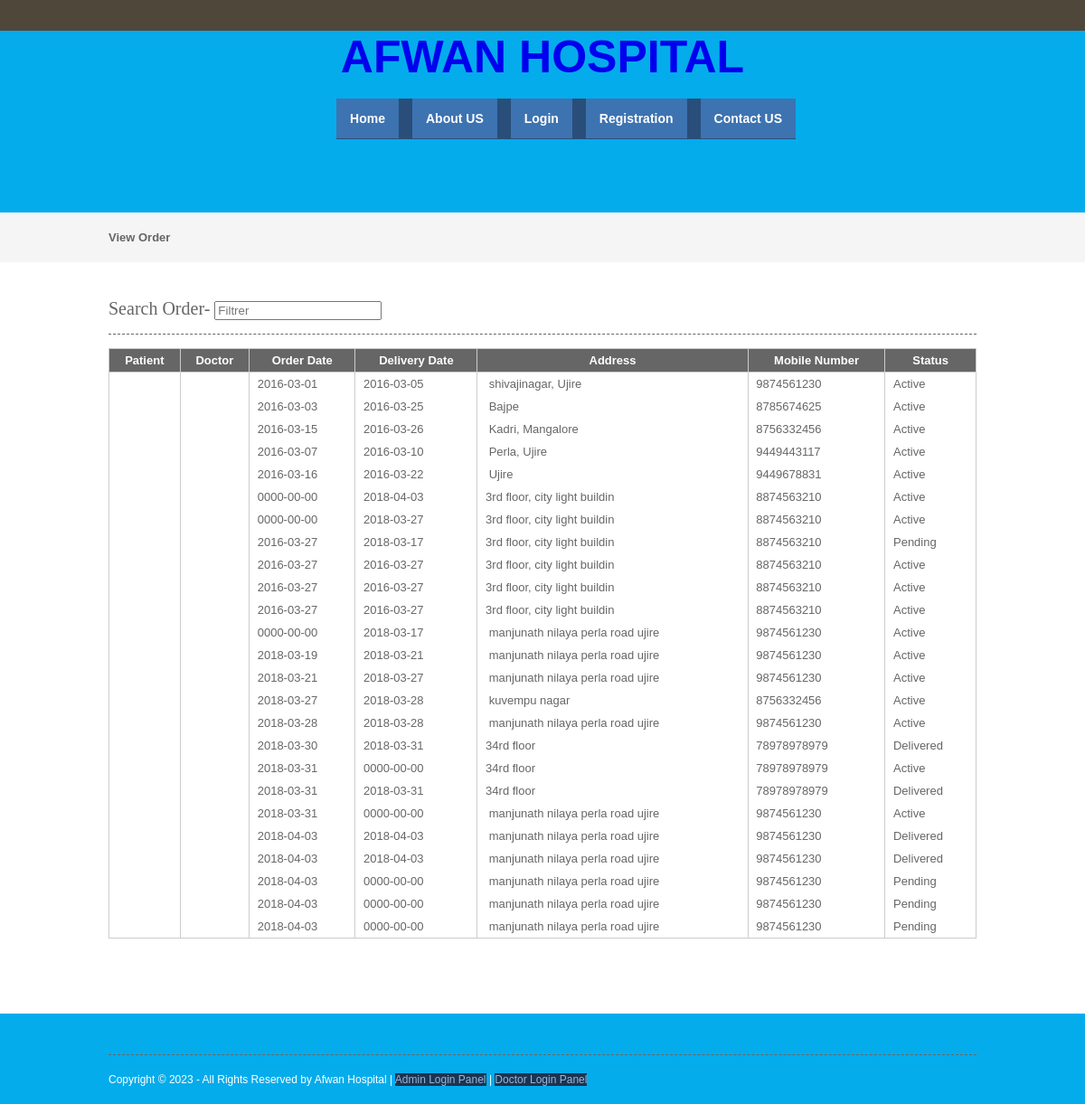
The page /vieworder.php on the database its author committed.
### tables this page shows
CREATE TABLE `orders` (
  `orderid` int(10) NOT NULL,
  `patientid` int(10) NOT NULL,
  `doctorid` int(10) NOT NULL,
  `prescriptionid` int(10) NOT NULL,
  `orderdate` date NOT NULL,
  `deliverydate` date NOT NULL,
  `address` text NOT NULL,
  `mobileno` varchar(15) NOT NULL,
  `note` text NOT NULL,
  `status` varchar(10) NOT NULL,
  `payment_type` varchar(20) NOT NULL,
  `card_no` varchar(20) NOT NULL,
  `cvv_no` varchar(5) NOT NULL,
  `expdate` date NOT NULL,
  `card_holder` varchar(50) NOT NULL
);

### vieworder.php (the view, shortened to what this page needs)
<?php
include("header.php");
include("dbconnection.php");
?>
<div class="wrapper col2">
  <div id="breadcrumb">
    <ul>
      <li class="first">View Order</li></ul>
  </div>
</div>
<div class="wrapper col4">
  <div id="container">
<section class="container">
<h2>Search Order- <input type="search" class="light-table-filter" data-table="order-table" placeholder="Filtrer" /></h2>
	<table class="order-table">
      <thead>
        <tr>
          <th>Patient</th>
          <th>Doctor</th>
          <th>Order Date</th>
          <th>Delivery Date</th>
          <th>Address</th>
          <th>Mobile Number</th>
          <th>Status</th>
        </tr>
        </thead>
         <tbody>
		 <?php
		$sql ="SELECT * FROM orders where orderid!='0' ";
		$qsql = mysqli_query($con,$sql);
		while($rs = mysqli_fetch_array($qsql))
		{
			$sqlpatient = "SELECT * FROM patient WHERE patientid='$rs[patientid]'";
			$qsqlpatient = mysqli_query($con,$sqlpatient);
			$rspatient = mysqli_fetch_array($qsqlpatient);
			$sqldoctor = "SELECT * FROM doctor WHERE doctorid='$rs[doctorid]'";
			$qsqldoctor = mysqli_query($con,$sqldoctor);
			$rsdoctor = mysqli_fetch_array($qsqldoctor);
        	echo "<tr>
          <td>&nbsp;$rspatient[patientname]</td>
          <td>&nbsp;$rsdoctor[doctorname]</td>
          <td>&nbsp;$rs[orderdate]</td>
          <td>&nbsp;$rs[deliverydate]</td>
		   <td>&nbsp;$rs[address]</td>
		    <td>&nbsp;$rs[mobileno]</td>
			 <td>&nbsp;";
			 if(isset($_SESSION[patientid]))
			{
				if($rs[status] == "Active")
				{
				echo "<a href='prescriptionorderreport.php?orderid=$rs[0]&prescriptionid=$rs[3]'>Orders</a>";
				}
				else
				{
				echo $rs[status];
				}
			}
			else
			{
				echo $rs[status];
			}
			 echo "</td>";
		echo "</tr>";
		}
		?>
      </tbody>
    </table>
    </section>
    <p>&nbsp;</p>
  </div>
</div>
<?php
include("footer.php");
?>

### layout/styles/layout.css (style rules this page uses)
html { overflow-y:scroll; }
body { margin:0; padding:0; font-size:13px; font-family:verdana, Arial, Helvetica, sans-serif; color:#FFFFFF; background-color:#4F473A; }
div.wrapper { display:block; width:100%; margin:0; text-align:left; }
.col2 { color:#666666; background-color:#F5F5F5; }
.col3, .col4 { color:#666666; background-color:#FFFFFF; }
#head, #gallery, #breadcrumb, #container, #footer { display:block; position:relative; width:960px; margin:0 auto; }
#breadcrumb { padding:20px 0; }
#breadcrumb ul { margin:0; padding:0; list-style:none; }
#breadcrumb ul li { display:inline; }
#breadcrumb ul li.first { font-weight:bold; }
#container { padding:40px 0; }
#container h1, #container h2, #container h3, #container h4, #container h5, #container h6 { margin:0 0 15px 0; padding:0 0 15px 0; line-height:normal; font-weight:normal; font-size:20px; font-family:Georgia, "Times New Roman", Times, serif; border-bottom:1px dashed #666666; }

### layout/styles/tables.css (style rules this page uses)
table { width:100%; border-collapse:collapse; table-layout:auto; vertical-align:top; margin-bottom:15px; border:1px solid #CCCCCC; }
table thead th { color:#FFFFFF; background-color:#666666; border:1px solid #CCCCCC; border-collapse:collapse; text-align:center; table-layout:auto; vertical-align:middle; }
table tbody td { vertical-align:top; border-collapse:collapse; border-left:1px solid #CCCCCC; border-right:1px solid #CCCCCC; }
table thead th, table tbody td { padding:5px; border-collapse:collapse; }

### rows shown on the page
orders: orderdate "2016-03-01", deliverydate "2016-03-05", address "shivajinagar, Ujire", mobileno "9874561230", status "Active"
orders: orderdate "2016-03-03", deliverydate "2016-03-25", address "Bajpe", mobileno "8785674625", status "Active"
orders: orderdate "2016-03-15", deliverydate "2016-03-26", address "Kadri, Mangalore", mobileno "8756332456", status "Active"
orders: orderdate "2016-03-07", deliverydate "2016-03-10", address "Perla, Ujire", mobileno "9449443117", status "Active"
orders: orderdate "2016-03-16", deliverydate "2016-03-22", address "Ujire", mobileno "9449678831", status "Active"
orders: orderdate "0000-00-00", deliverydate "2018-04-03", address "3rd floor, city light buildin", mobileno "8874563210", status "Active"
orders: orderdate "0000-00-00", deliverydate "2018-03-27", address "3rd floor, city light buildin", mobileno "8874563210", status "Active"
orders: orderdate "2016-03-27", deliverydate "2018-03-17", address "3rd floor, city light buildin", mobileno "8874563210", status "Pending"
orders: orderdate "2016-03-27", deliverydate "2016-03-27", address "3rd floor, city light buildin", mobileno "8874563210", status "Active"
orders: orderdate "2016-03-27", deliverydate "2016-03-27", address "3rd floor, city light buildin", mobileno "8874563210", status "Active"
orders: orderdate "2016-03-27", deliverydate "2016-03-27", address "3rd floor, city light buildin", mobileno "8874563210", status "Active"
orders: orderdate "0000-00-00", deliverydate "2018-03-17", address "manjunath nilaya perla road ujire", mobileno "9874561230", status "Active"
orders: orderdate "2018-03-19", deliverydate "2018-03-21", address "manjunath nilaya perla road ujire", mobileno "9874561230", status "Active"
orders: orderdate "2018-03-21", deliverydate "2018-03-27", address "manjunath nilaya perla road ujire", mobileno "9874561230", status "Active"
orders: orderdate "2018-03-27", deliverydate "2018-03-28", address "kuvempu nagar", mobileno "8756332456", status "Active"
orders: orderdate "2018-03-28", deliverydate "2018-03-28", address "manjunath nilaya perla road ujire", mobileno "9874561230", status "Active"
orders: orderdate "2018-03-30", deliverydate "2018-03-31", address "34rd floor", mobileno "78978978979", status "Delivered"
orders: orderdate "2018-03-31", deliverydate "0000-00-00", address "34rd floor", mobileno "78978978979", status "Active"
orders: orderdate "2018-03-31", deliverydate "2018-03-31", address "34rd floor", mobileno "78978978979", status "Delivered"
orders: orderdate "2018-03-31", deliverydate "0000-00-00", address "manjunath nilaya perla road ujire", mobileno "9874561230", status "Active"
orders: orderdate "2018-04-03", deliverydate "2018-04-03", address "manjunath nilaya perla road ujire", mobileno "9874561230", status "Delivered"
orders: orderdate "2018-04-03", deliverydate "2018-04-03", address "manjunath nilaya perla road ujire", mobileno "9874561230", status "Delivered"
orders: orderdate "2018-04-03", deliverydate "0000-00-00", address "manjunath nilaya perla road ujire", mobileno "9874561230", status "Pending"
orders: orderdate "2018-04-03", deliverydate "0000-00-00", address "manjunath nilaya perla road ujire", mobileno "9874561230", status "Pending"
orders: orderdate "2018-04-03", deliverydate "0000-00-00", address "manjunath nilaya perla road ujire", mobileno "9874561230", status "Pending"
